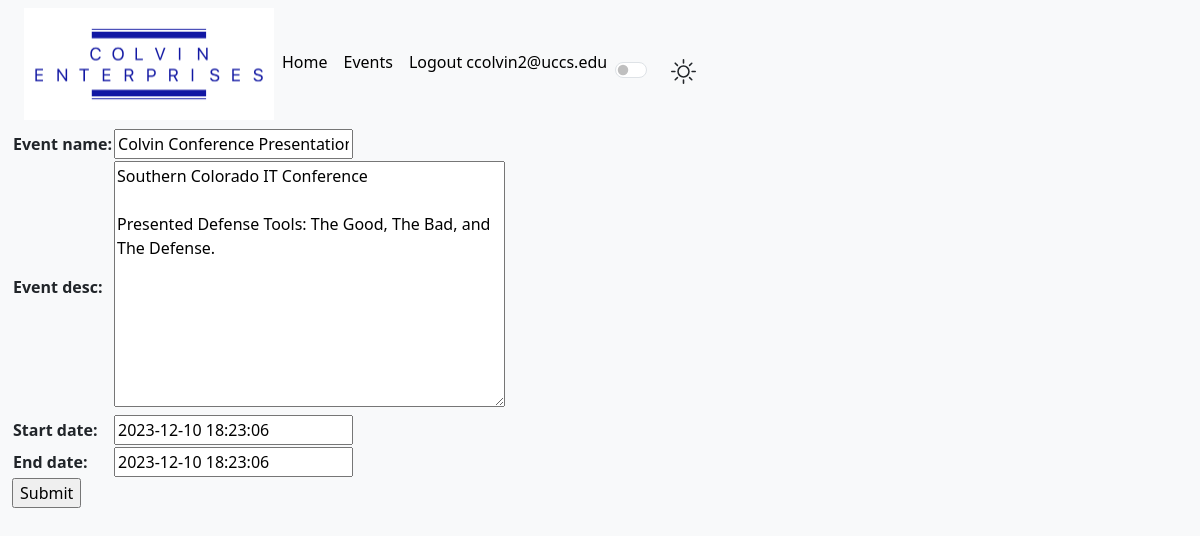
The page /event/9/update/ (signed in) on the database its author committed.
### event_app/models.py (models this page shows, shortened)
class Event(models.Model):
	event_name = models.CharField(max_length=100)
	event_desc = models.TextField()
	start_date = models.DateTimeField(default=timezone.now)
	end_date   = models.DateTimeField(default=timezone.now)
	slug = models.SlugField(max_length=100,unique=True)

### event_app/decorators.py (the view)
        def wrapper_func(request, *args, **kwargs):
            print('role', allowed_roles)
            group = None
            if request.user.groups.exists():
                group = request.user.groups.all()[0].name
            if group in allowed_roles:
                return view_func(request, *args, **kwargs)
            else:
                return HttpResponse('You are not authorized to view this page. Please reach out to your point of contact.')

### event_app/forms.py
class EventForm(ModelForm):
    class Meta:
        model = Event
        fields =('event_name', 'event_desc', 'start_date', 'end_date')

### event_app/views.py (called while the page is built)
@login_required(login_url='login')
@allowed_users(allowed_roles=['editor_role'])
def EventUpdate(request, pk):
	event = Event.objects.get(pk=pk)
	if request.method == 'POST':
		form = EventForm(request.POST, instance=event)
		form.save()
		return redirect('event-detail', pk=pk)
	else:
		form = EventForm(instance=event)
	return render(request, "event_app/event_form.html", {'form': form})

### event_app/templates/event_app/event_form.html (shortened to what this page needs)
{% extends 'event_app/base_template.html' %}
{% block content %}
<form action="" method="POST">
<table>
{{ form.as_table }}
</table>
<input type="submit" name="Submit">
</form>
{% endblock %}

### event_app/templates/event_app/base_template.html (shortened to what this page needs)
{% load static %}
<!DOCTYPE html>
<html lang="en">
<head>
<link href="https://cdn.jsdelivr.net/npm/bootstrap@5.3.2/dist/css/bootstrap.min.css" rel="stylesheet">
</head>
<body>
<div class="container-fluid">
<nav class="navbar navbar-expand-lg bg-body-tertiary">
<div class="container-fluid">
	<img src="{% static 'images/horizontal_on_white.png' %}" width="250" height="112">
<div class="collapse navbar-collapse" id="navbarNav">
<ul class="navbar-nav">
<li class="nav-item">
<a class="nav-link active" aria-current="page" href="{% url 'index' %}">Home</a>
</li>
<li class="nav-item">
<a class="nav-link active" aria-current="page" href="{% url 'events' %}">Events</a>
</li>
{% if user.is_authenticated %}
	<li class="nav-item">
	<a class="nav-link active" aria-current="page" href="logout?next={{ request.path }}">Logout {{user.email}}</a>
	</li>
{% else %}
	{% load socialaccount %}
{% endif %}
<li class="nav-item">
<div class="form-check form-switch ms-auto mt-3 me-3">
  <label class="form-check-label ms-3" for="lightSwitch">
  </label>
  <input class="form-check-input" type="checkbox" id="lightSwitch" />
</div>
</li>
</ul>
</div>
</div>
</nav>
{% block content %}
{% endblock %}
</div>
</body>
</html>

### rows shown on the page
Event: event_name "Colvin Conference Presentation", event_desc "Southern Colorado IT Conference Presented Defense Tools: The Good, The Bad, and The Defense.", start_date "2023-12-10 18:23:06", end_date "2023-12-10 18:23:06"

### other values the page prints
{{ user.email }} "ccolvin2@uccs.edu"
